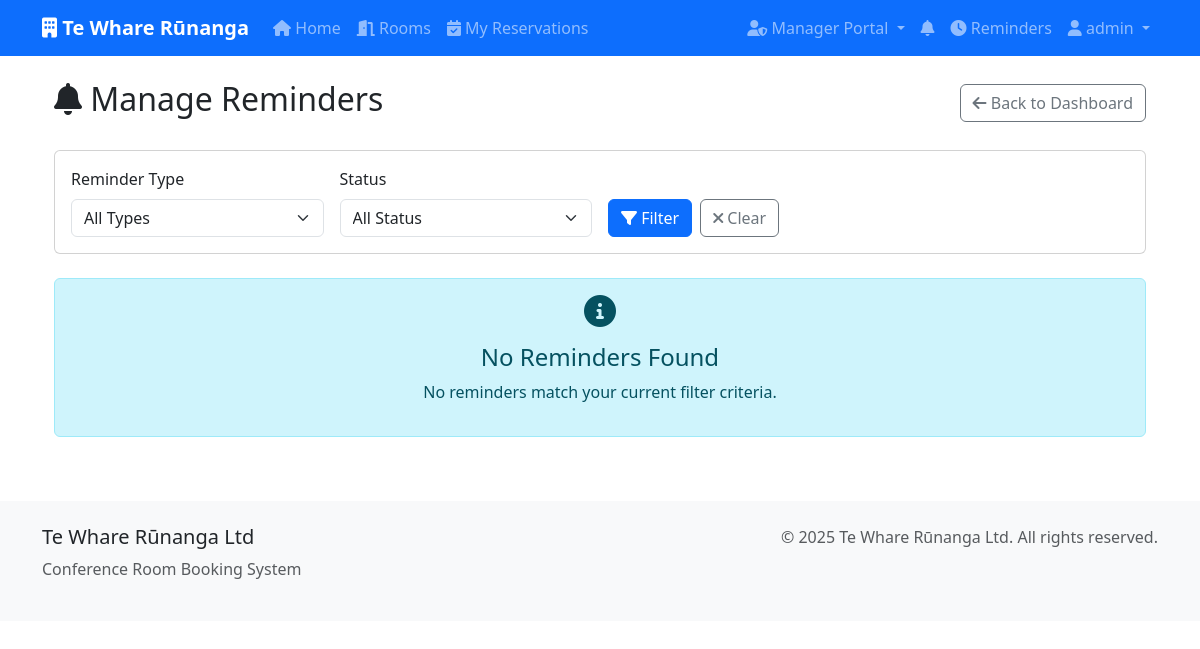
Before: /manager/reminders/ (signed in) with the older database file.
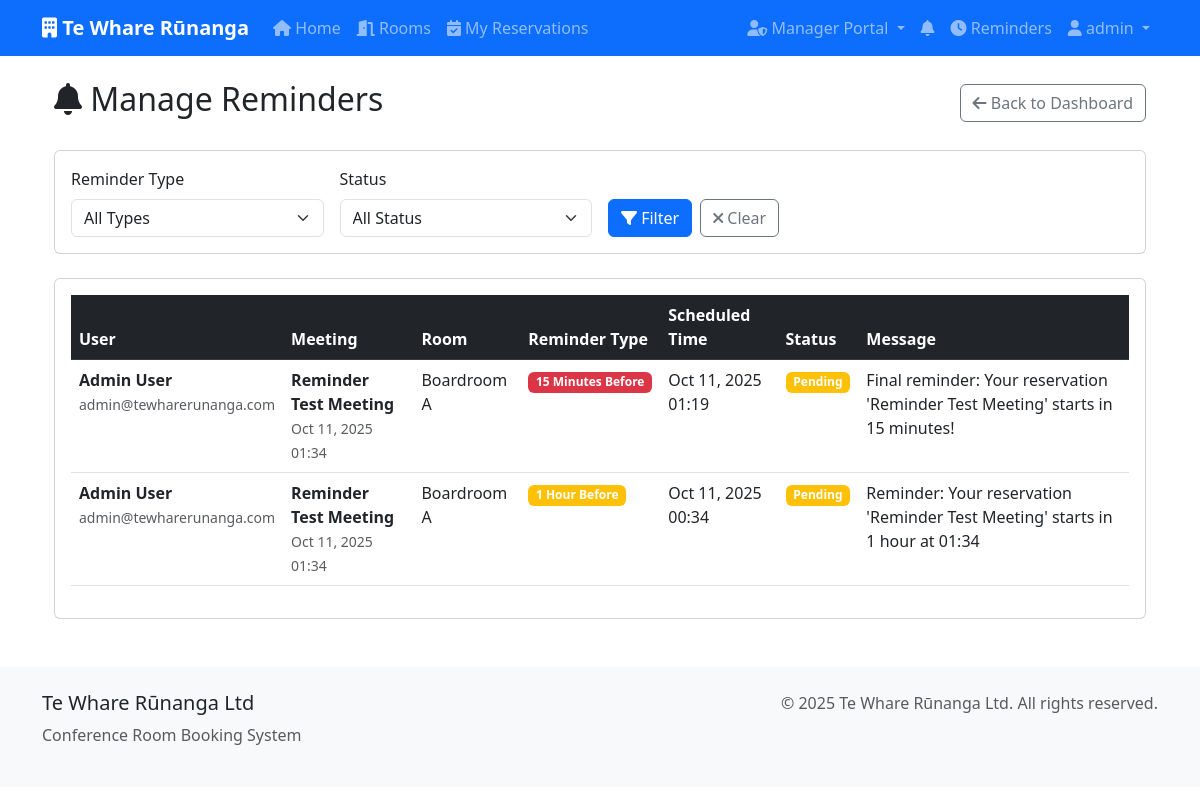
After: the same page with the newer database file.
### bookings/models.py (models this page shows, shortened)
class Reminder(models.Model):
    REMINDER_TYPES = [
        ('24h', '24 Hours Before'),
        ('1h', '1 Hour Before'),
        ('15m', '15 Minutes Before'),
        ('email', 'Email Reminder'),
    ]
    reservation = models.ForeignKey(Reservation, on_delete=models.CASCADE, related_name='reminders')
    reminder_time = models.DateTimeField()
    reminder_type = models.CharField(max_length=10, choices=REMINDER_TYPES)
    message = models.TextField()
    is_sent = models.BooleanField(default=False)
    sent_at = models.DateTimeField(null=True, blank=True)
    created_at = models.DateTimeField(auto_now_add=True)
    class Meta:
        ordering = ['reminder_time']

class Reservation(models.Model):
    STATUS_CHOICES = [
        ('pending', 'Pending'),
        ('confirmed', 'Confirmed'),
        ('cancelled', 'Cancelled'),
        ('completed', 'Completed'),
    ]
    room = models.ForeignKey(Room, on_delete=models.CASCADE, related_name='reservations')
    user = models.ForeignKey(User, on_delete=models.CASCADE, related_name='reservations')
    title = models.CharField(max_length=200)
    description = models.TextField(blank=True)
    start_time = models.DateTimeField()
    end_time = models.DateTimeField()
    status = models.CharField(max_length=20, choices=STATUS_CHOICES, default='pending')
    created_at = models.DateTimeField(auto_now_add=True)
    updated_at = models.DateTimeField(auto_now=True)
    created_by_admin = models.BooleanField(default=False)
    class Meta:
        ordering = ['start_time']

class Room(models.Model):
    name = models.CharField(max_length=100, unique=True)
    capacity = models.PositiveIntegerField()
    description = models.TextField(blank=True)
    location = models.CharField(max_length=200)
    amenities = models.TextField(blank=True)
    is_active = models.BooleanField(default=True)
    created_at = models.DateTimeField(auto_now_add=True)
    updated_at = models.DateTimeField(auto_now=True)
    class Meta:
        ordering = ['name']

### bookings/reminder_views.py (the view)
# urls.py: path('manager/reminders/', reminder_views.admin_reminder_manage, name='admin_reminder_manage'),
@login_required
def admin_reminder_manage(request):
    try:
        if not hasattr(request.user, 'profile') or not request.user.profile.is_admin:
            messages.error(request, 'You do not have permission to access this page.')
            return redirect('home')
        reminders = Reminder.objects.all().order_by('-reminder_time')
        reminder_type = request.GET.get('type')
        if reminder_type:
            reminders = reminders.filter(reminder_type=reminder_type)
        is_sent = request.GET.get('sent')
        if is_sent == 'true':
            reminders = reminders.filter(is_sent=True)
        elif is_sent == 'false':
            reminders = reminders.filter(is_sent=False)
        paginator = Paginator(reminders, 20)
        page_number = request.GET.get('page')
        page_obj = paginator.get_page(page_number)
        context = {
            'page_obj': page_obj,
            'reminders': page_obj,
            'reminder_types': Reminder.REMINDER_TYPES,
        }
        return render(request, 'bookings/admin_reminder_manage.html', context)
    except Exception as e:
        import logging
        logger = logging.getLogger(__name__)
        logger.error(f"Error in admin_reminder_manage view: {e}")
        from django.http import HttpResponse
        return HttpResponse(f"Error loading admin reminders: {str(e)}")

### bookings/context_processors.py (called while the page is built)
def notification_count(request):
    if request.user.is_authenticated:
        unread_count = Notification.objects.filter(
            user=request.user,
            is_read=False
        ).count()
        return {'unread_notifications_count': unread_count}
    return {'unread_notifications_count': 0}

### templates/bookings/admin_reminder_manage.html (shortened to what the changed rows need)
{% extends 'bookings/base.html' %}
{% load static %}
{% block content %}
<div class="container mt-4">
    <div class="row">
        <div class="col-md-12">
            <div class="d-flex justify-content-between align-items-center mb-4">
                <h2><i class="fas fa-bell"></i> Manage Reminders</h2>
            </div>
            {% if reminders %}
                <div class="card">
                    <div class="card-body">
                        <div class="table-responsive">
                            <table class="table table-hover">
                                <thead class="table-dark">
                                    <tr>
                                        <th>User</th>
                                        <th>Meeting</th>
                                        <th>Room</th>
                                        <th>Reminder Type</th>
                                        <th>Scheduled Time</th>
                                        <th>Status</th>
                                        <th>Message</th>
                                    </tr>
                                </thead>
                                <tbody>
                                    {% for reminder in reminders %}
                                        <tr>
                                            <td>
                                                <strong>{{ reminder.reservation.user.get_full_name|default:reminder.reservation.user.username }}</strong><br>
                                                <small class="text-muted">{{ reminder.reservation.user.email }}</small>
                                            </td>
                                            <td>
                                                <strong>{{ reminder.reservation.title }}</strong><br>
                                                <small class="text-muted">{{ reminder.reservation.start_time|date:"M d, Y H:i" }}</small>
                                            </td>
                                            <td>{{ reminder.reservation.room.name }}</td>
                                            <td>
                                                <span class="badge
                                                    {% if reminder.reminder_type == '24h' %}bg-info
                                                    {% elif reminder.reminder_type == '1h' %}bg-warning
                                                    {% elif reminder.reminder_type == '15m' %}bg-danger
                                                    {% else %}bg-secondary{% endif %}">
                                                    {{ reminder.get_reminder_type_display }}
                                                </span>
                                            </td>
                                            <td>
                                                {{ reminder.reminder_time|date:"M d, Y H:i" }}
                                            </td>
                                            <td>
                                                {% if reminder.is_sent %}
                                                    <span class="badge bg-success">Sent</span>
                                                {% else %}
                                                    <span class="badge bg-warning">Pending</span>
                                                {% endif %}
                                            </td>
                                            <td>{{ reminder.message }}</td>
                                        </tr>
                                    {% endfor %}
                                </tbody>
                            </table>
                        </div>
                    </div>
                </div>
            {% else %}
                <div class="alert alert-info text-center">
                    <i class="fas fa-info-circle fa-2x mb-3"></i>
                    <h4>No Reminders Found</h4>
                    <p>No reminders match your current filter criteria.</p>
                </div>
            {% endif %}
        </div>
    </div>
</div>
{% endblock %}

Changed rows visible on the page:
added Reminder: reservation.user.get_full_name "Admin User", reservation.user.email "admin@tewharerunanga.com", reservation "Reminder Test Meeting", reservation.start_time "Oct 11, 2025 01:34", reservation.room.name "Boardroom A", reminder_type "15 Minutes Before", reminder_time "Oct 11, 2025 01:19", is_sent "Pending", message "Final reminder: Your reservation 'Reminder Test Meeting' starts in 15 minutes!"
added Reminder: reservation.user.get_full_name "Admin User", reservation.user.email "admin@tewharerunanga.com", reservation "Reminder Test Meeting", reservation.start_time "Oct 11, 2025 01:34", reservation.room.name "Boardroom A", reminder_type "1 Hour Before", reminder_time "Oct 11, 2025 00:34", is_sent "Pending", message "Reminder: Your reservation 'Reminder Test Meeting' starts in 1 hour at 01:34"
Other visible differences:
text no longer shown: "No Reminders Found No reminders match your current filter criteria."
text now shown: "User Meeting Room Reminder Type Scheduled Time Status Message"
